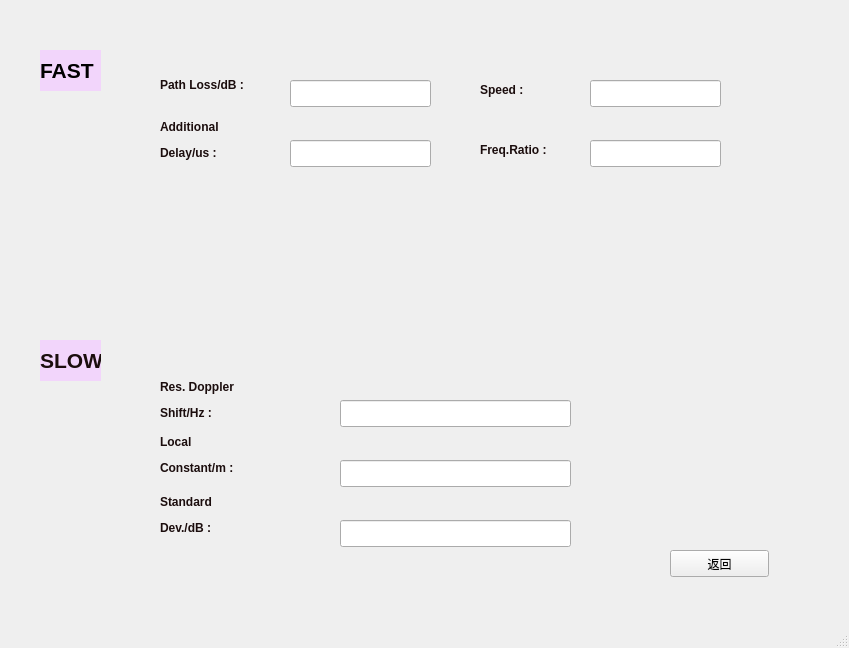
<?xml version="1.0" encoding="UTF-8"?>
<ui version="4.0">
 <class>MainWindow3_1_3</class>
 <widget class="QMainWindow" name="MainWindow3_1_3">
  <property name="geometry">
   <rect>
    <x>0</x>
    <y>0</y>
    <width>849</width>
    <height>648</height>
   </rect>
  </property>
  <property name="windowTitle">
   <string>MainWindow</string>
  </property>
  <widget class="QWidget" name="centralwidget">
   <widget class="QPushButton" name="pushreturnButton_1">
    <property name="geometry">
     <rect>
      <x>670</x>
      <y>550</y>
      <width>99</width>
      <height>27</height>
     </rect>
    </property>
    <property name="text">
     <string>返回</string>
    </property>
   </widget>
   <widget class="QLineEdit" name="lineEdit_11">
    <property name="geometry">
     <rect>
      <x>900</x>
      <y>1010</y>
      <width>231</width>
      <height>27</height>
     </rect>
    </property>
   </widget>
   <widget class="QLabel" name="label_15">
    <property name="geometry">
     <rect>
      <x>720</x>
      <y>980</y>
      <width>67</width>
      <height>51</height>
     </rect>
    </property>
    <property name="styleSheet">
     <string notr="true">color:rgb(27, 13, 13)</string>
    </property>
    <property name="text">
     <string>&lt;html&gt;&lt;head/&gt;&lt;body&gt;&lt;p&gt;&lt;span style=&quot; font-weight:600;&quot;&gt;Standard&lt;/span&gt;&lt;/p&gt;&lt;p&gt;&lt;span style=&quot; font-weight:600;&quot;&gt;Dev./dB :&lt;/span&gt;&lt;/p&gt;&lt;/body&gt;&lt;/html&gt;</string>
    </property>
   </widget>
   <widget class="QLineEdit" name="lineEdit_16">
    <property name="geometry">
     <rect>
      <x>900</x>
      <y>950</y>
      <width>231</width>
      <height>27</height>
     </rect>
    </property>
   </widget>
   <widget class="QLineEdit" name="lineEdit_8">
    <property name="geometry">
     <rect>
      <x>340</x>
      <y>520</y>
      <width>231</width>
      <height>27</height>
     </rect>
    </property>
   </widget>
   <widget class="QLabel" name="label_6">
    <property name="geometry">
     <rect>
      <x>160</x>
      <y>490</y>
      <width>67</width>
      <height>51</height>
     </rect>
    </property>
    <property name="styleSheet">
     <string notr="true">color:rgb(27, 13, 13)</string>
    </property>
    <property name="text">
     <string>&lt;html&gt;&lt;head/&gt;&lt;body&gt;&lt;p&gt;&lt;span style=&quot; font-weight:600;&quot;&gt;Standard&lt;/span&gt;&lt;/p&gt;&lt;p&gt;&lt;span style=&quot; font-weight:600;&quot;&gt;Dev./dB :&lt;/span&gt;&lt;/p&gt;&lt;/body&gt;&lt;/html&gt;</string>
    </property>
   </widget>
   <widget class="QLabel" name="label_5">
    <property name="geometry">
     <rect>
      <x>160</x>
      <y>420</y>
      <width>111</width>
      <height>71</height>
     </rect>
    </property>
    <property name="styleSheet">
     <string notr="true">color:rgb(27, 13, 13)</string>
    </property>
    <property name="text">
     <string>&lt;html&gt;&lt;head/&gt;&lt;body&gt;&lt;p&gt;&lt;span style=&quot; font-weight:600;&quot;&gt;Local&lt;/span&gt;&lt;/p&gt;&lt;p&gt;&lt;span style=&quot; font-weight:600;&quot;&gt;Constant/m :&lt;/span&gt;&lt;/p&gt;&lt;/body&gt;&lt;/html&gt;</string>
    </property>
   </widget>
   <widget class="QLabel" name="label_4">
    <property name="geometry">
     <rect>
      <x>40</x>
      <y>340</y>
      <width>61</width>
      <height>41</height>
     </rect>
    </property>
    <property name="styleSheet">
     <string notr="true">background-color:rgb(242, 213, 251)</string>
    </property>
    <property name="text">
     <string>&lt;html&gt;&lt;head/&gt;&lt;body&gt;&lt;p&gt;&lt;span style=&quot; font-size:16pt; font-weight:600; color:#1b0d0d;&quot;&gt;SLOW&lt;/span&gt;&lt;/p&gt;&lt;/body&gt;&lt;/html&gt;</string>
    </property>
   </widget>
   <widget class="QLabel" name="label_10">
    <property name="geometry">
     <rect>
      <x>160</x>
      <y>370</y>
      <width>101</width>
      <height>61</height>
     </rect>
    </property>
    <property name="styleSheet">
     <string notr="true">color:rgb(27, 13, 13)</string>
    </property>
    <property name="text">
     <string>&lt;html&gt;&lt;head/&gt;&lt;body&gt;&lt;p&gt;&lt;span style=&quot; font-weight:600;&quot;&gt;Res. Doppler&lt;/span&gt;&lt;/p&gt;&lt;p&gt;&lt;span style=&quot; font-weight:600;&quot;&gt;Shift/Hz :&lt;/span&gt;&lt;/p&gt;&lt;/body&gt;&lt;/html&gt;</string>
    </property>
   </widget>
   <widget class="QLineEdit" name="lineEdit_6">
    <property name="geometry">
     <rect>
      <x>340</x>
      <y>400</y>
      <width>231</width>
      <height>27</height>
     </rect>
    </property>
   </widget>
   <widget class="QLabel" name="label_2">
    <property name="geometry">
     <rect>
      <x>40</x>
      <y>50</y>
      <width>61</width>
      <height>41</height>
     </rect>
    </property>
    <property name="styleSheet">
     <string notr="true">background-color:rgb(242, 213, 251)</string>
    </property>
    <property name="text">
     <string>&lt;html&gt;&lt;head/&gt;&lt;body&gt;&lt;p&gt;&lt;span style=&quot; font-size:16pt; font-weight:600;&quot;&gt;FAST&lt;/span&gt;&lt;/p&gt;&lt;/body&gt;&lt;/html&gt;</string>
    </property>
   </widget>
   <widget class="QLineEdit" name="lineEdit_7">
    <property name="geometry">
     <rect>
      <x>340</x>
      <y>460</y>
      <width>231</width>
      <height>27</height>
     </rect>
    </property>
   </widget>
   <widget class="QLabel" name="label_8">
    <property name="geometry">
     <rect>
      <x>480</x>
      <y>60</y>
      <width>101</width>
      <height>61</height>
     </rect>
    </property>
    <property name="styleSheet">
     <string notr="true">color:rgb(27, 13, 13)</string>
    </property>
    <property name="text">
     <string>&lt;html&gt;&lt;head/&gt;&lt;body&gt;&lt;p&gt;&lt;span style=&quot; font-weight:600;&quot;&gt;Speed :&lt;/span&gt;&lt;/p&gt;&lt;/body&gt;&lt;/html&gt;</string>
    </property>
   </widget>
   <widget class="QLineEdit" name="lineEdit_9">
    <property name="geometry">
     <rect>
      <x>590</x>
      <y>140</y>
      <width>131</width>
      <height>27</height>
     </rect>
    </property>
   </widget>
   <widget class="QLineEdit" name="lineEdit">
    <property name="geometry">
     <rect>
      <x>290</x>
      <y>80</y>
      <width>141</width>
      <height>27</height>
     </rect>
    </property>
   </widget>
   <widget class="QLineEdit" name="lineEdit_2">
    <property name="geometry">
     <rect>
      <x>290</x>
      <y>140</y>
      <width>141</width>
      <height>27</height>
     </rect>
    </property>
   </widget>
   <widget class="QLabel" name="label_9">
    <property name="geometry">
     <rect>
      <x>480</x>
      <y>120</y>
      <width>101</width>
      <height>61</height>
     </rect>
    </property>
    <property name="styleSheet">
     <string notr="true">color:rgb(27, 13, 13)</string>
    </property>
    <property name="text">
     <string>&lt;html&gt;&lt;head/&gt;&lt;body&gt;&lt;p&gt;&lt;span style=&quot; font-weight:600;&quot;&gt;Freq.Ratio :&lt;/span&gt;&lt;/p&gt;&lt;/body&gt;&lt;/html&gt;</string>
    </property>
   </widget>
   <widget class="QLabel" name="label">
    <property name="geometry">
     <rect>
      <x>160</x>
      <y>50</y>
      <width>111</width>
      <height>71</height>
     </rect>
    </property>
    <property name="autoFillBackground">
     <bool>false</bool>
    </property>
    <property name="styleSheet">
     <string notr="true">color:rgb(27, 13, 13)</string>
    </property>
    <property name="text">
     <string>&lt;html&gt;&lt;head/&gt;&lt;body&gt;&lt;p&gt;&lt;span style=&quot; font-weight:600;&quot;&gt;Path Loss/dB :&lt;/span&gt;&lt;/p&gt;&lt;/body&gt;&lt;/html&gt;</string>
    </property>
   </widget>
   <widget class="QLineEdit" name="lineEdit_5">
    <property name="geometry">
     <rect>
      <x>590</x>
      <y>80</y>
      <width>131</width>
      <height>27</height>
     </rect>
    </property>
   </widget>
   <widget class="QLabel" name="label_3">
    <property name="geometry">
     <rect>
      <x>160</x>
      <y>110</y>
      <width>71</width>
      <height>61</height>
     </rect>
    </property>
    <property name="styleSheet">
     <string notr="true">color:rgb(27, 13, 13)</string>
    </property>
    <property name="text">
     <string>&lt;html&gt;&lt;head/&gt;&lt;body&gt;&lt;p&gt;&lt;span style=&quot; font-weight:600;&quot;&gt;Additional&lt;/span&gt;&lt;/p&gt;&lt;p&gt;&lt;span style=&quot; font-weight:600;&quot;&gt;Delay/us :&lt;/span&gt;&lt;/p&gt;&lt;/body&gt;&lt;/html&gt;</string>
    </property>
   </widget>
  </widget>
  <widget class="QMenuBar" name="menubar">
   <property name="geometry">
    <rect>
     <x>0</x>
     <y>0</y>
     <width>849</width>
     <height>28</height>
    </rect>
   </property>
  </widget>
  <widget class="QStatusBar" name="statusbar"/>
 </widget>
 <resources/>
 <connections/>
</ui>
